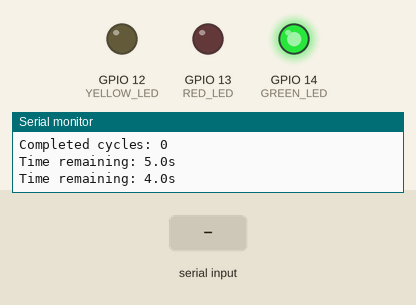
This sketch was run on a simulated ESP32. Shown: output pins drawn as LEDs (lit = HIGH), the last lines printed to the serial monitor. The inputs (shaded band) are chosen by the test bench.

Above: at 2.2 s.
2.3 s: "s\n" received over Serial
3.8 s: "h\n" received over Serial
At 6.6 s:
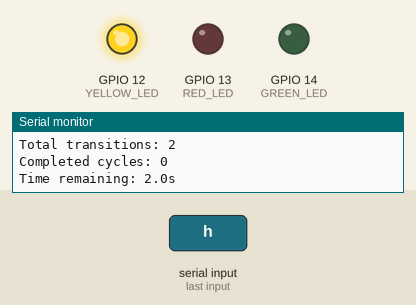
6.8 s: "r\n" received over Serial
At 8.8 s:
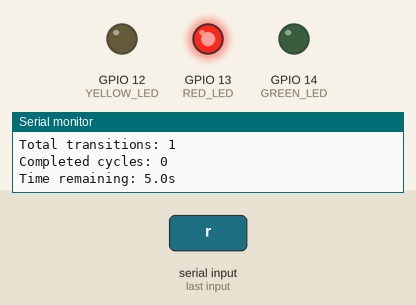
Timing chart, 0 to 14.5 s (numbered marks = the images above; inputs shaded):
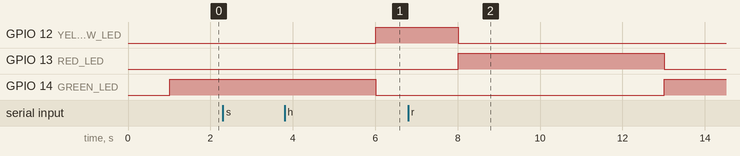

The sketch:

sketch.ino
```cpp
/*
 * TAZROUT IoT Irrigation System - ESP32 Module
 * Day 4: Traffic Light State Machine - Part 2 (Enhanced)
 *
 * Developer: KHENFRI Moussa
 * Date: February 4, 2026
 * Week: 1 - ESP32 Fundamentals
 *
 * Features:
 * - Real-time countdown display
 * - State transition statistics
 * - State history tracking (circular buffer)
 * - Interactive serial commands
 * - Professional status reporting
 */

// Pin definitions
const int GREEN_LED = 14;
const int YELLOW_LED = 12;
const int RED_LED = 13;

// State definitions
enum TrafficLightState {
  STATE_GREEN,
  STATE_YELLOW,
  STATE_RED
};

// Current state
TrafficLightState currentState = STATE_GREEN;

// Timing variables
unsigned long stateStartTime = 0;
unsigned long stateDuration = 0;

// State durations
const unsigned long GREEN_DURATION = 5000;   // 5 seconds
const unsigned long YELLOW_DURATION = 2000;  // 2 seconds
const unsigned long RED_DURATION = 5000;     // 5 seconds

// Statistics tracking
unsigned long stateTransitions = 0;
unsigned long totalCycles = 0;

// State history (circular buffer)
const int HISTORY_SIZE = 10;
TrafficLightState stateHistory[HISTORY_SIZE];
int historyIndex = 0;

void setup() {
  // Initialize LED pins
  pinMode(GREEN_LED, OUTPUT);
  pinMode(YELLOW_LED, OUTPUT);
  pinMode(RED_LED, OUTPUT);

  // Initialize Serial
  Serial.begin(115200);
  delay(1000);

  Serial.println("========================================");
  Serial.println("  TAZROUT - Traffic Light Enhanced    ");
  Serial.println("        Day 4: Professional Features   ");
  Serial.println("========================================");
  Serial.println("\nCommands: s=status, h=history, r=reset, ?=help\n");

  // Start in GREEN state
  changeState(STATE_GREEN);
}

void loop() {
  // Check for serial commands
  checkSerialCommands();

  // Update state machine
  updateStateMachine();

  // Display countdown every second
  static unsigned long lastCountdown = 0;
  if (millis() - lastCountdown >= 1000) {
    lastCountdown = millis();
    displayCountdown();
  }

  // Display detailed status every 10 seconds
  static unsigned long lastStatus = 0;
  if (millis() - lastStatus >= 10000) {
    lastStatus = millis();
    printDetailedStatus();
  }
}

void changeState(TrafficLightState newState) {
  // Turn off all LEDs
  digitalWrite(GREEN_LED, LOW);
  digitalWrite(YELLOW_LED, LOW);
  digitalWrite(RED_LED, LOW);

  // Update state
  currentState = newState;
  stateStartTime = millis();
  stateTransitions++;

  // Record in history
  recordStateInHistory(newState);

  // Check if completing a cycle
  if (newState == STATE_GREEN && stateTransitions > 1) {
    totalCycles++;
    Serial.print("\n*** CYCLE ");
    Serial.print(totalCycles);
    Serial.println(" COMPLETED ***\n");
  }

  // Configure new state
  switch (currentState) {
    case STATE_GREEN:
      digitalWrite(GREEN_LED, HIGH);
      stateDuration = GREEN_DURATION;
      Serial.println("\n>>> State Change: GREEN <<<");
      Serial.print("Duration: ");
      Serial.print(GREEN_DURATION / 1000.0);
      Serial.println(" seconds");
      break;

    case STATE_YELLOW:
      digitalWrite(YELLOW_LED, HIGH);
      stateDuration = YELLOW_DURATION;
      Serial.println("\n>>> State Change: YELLOW <<<");
      Serial.print("Duration: ");
      Serial.print(YELLOW_DURATION / 1000.0);
      Serial.println(" seconds");
      break;

    case STATE_RED:
      digitalWrite(RED_LED, HIGH);
      stateDuration = RED_DURATION;
      Serial.println("\n>>> State Change: RED <<<");
      Serial.print("Duration: ");
      Serial.print(RED_DURATION / 1000.0);
      Serial.println(" seconds");
      break;
  }

  Serial.print("Total transitions: ");
  Serial.println(stateTransitions);
  Serial.print("Completed cycles: ");
  Serial.println(totalCycles);
  Serial.println();
}

void updateStateMachine() {
  unsigned long currentMillis = millis();

  if (currentMillis - stateStartTime >= stateDuration) {
    switch (currentState) {
      case STATE_GREEN:
        changeState(STATE_YELLOW);
        break;
      case STATE_YELLOW:
        changeState(STATE_RED);
        break;
      case STATE_RED:
        changeState(STATE_GREEN);
        break;
    }
  }
}

void displayCountdown() {
  unsigned long currentMillis = millis();
  unsigned long elapsedTime = currentMillis - stateStartTime;
  unsigned long remainingTime = stateDuration - elapsedTime;

  float remainingSeconds = remainingTime / 1000.0;

  Serial.print("Time remaining: ");
  Serial.print(remainingSeconds, 1);
  Serial.println("s");
}

void recordStateInHistory(TrafficLightState state) {
  stateHistory[historyIndex] = state;
  historyIndex = (historyIndex + 1) % HISTORY_SIZE;
}

void printStateHistory() {
  Serial.println("\n--- Last 10 States ---");
  for (int i = 0; i < HISTORY_SIZE; i++) {
    int index = (historyIndex + i) % HISTORY_SIZE;
    Serial.print(i + 1);
    Serial.print(". ");

    switch (stateHistory[index]) {
      case STATE_GREEN:
        Serial.println("GREEN");
        break;
      case STATE_YELLOW:
        Serial.println("YELLOW");
        break;
      case STATE_RED:
        Serial.println("RED");
        break;
    }
  }
  Serial.println();
}

void printDetailedStatus() {
  Serial.println("\n======================================");
  Serial.println("    TRAFFIC LIGHT STATUS REPORT      ");
  Serial.println("======================================");

  // Current state
  Serial.print("Current State: ");
  switch (currentState) {
    case STATE_GREEN:
      Serial.println("GREEN");
      break;
    case STATE_YELLOW:
      Serial.println("YELLOW");
      break;
    case STATE_RED:
      Serial.println("RED");
      break;
  }

  // Timing info
  unsigned long elapsed = millis() - stateStartTime;
  unsigned long remaining = stateDuration - elapsed;

  Serial.print("Elapsed: ");
  Serial.print(elapsed / 1000.0, 1);
  Serial.println("s");

  Serial.print("Remaining: ");
  Serial.print(remaining / 1000.0, 1);
  Serial.println("s");

  // Statistics
  Serial.println("\n--- Statistics ---");
  Serial.print("Transitions: ");
  Serial.println(stateTransitions);
  Serial.print("Cycles: ");
  Serial.println(totalCycles);
  Serial.print("Uptime: ");
  Serial.print(millis() / 1000.0, 1);
  Serial.println("s");

  // LED status
  Serial.println("\n--- LED Status ---");
  Serial.print("Green: ");
  Serial.println(digitalRead(GREEN_LED) ? "ON" : "OFF");
  Serial.print("Yellow: ");
  Serial.println(digitalRead(YELLOW_LED) ? "ON" : "OFF");
  Serial.print("Red: ");
  Serial.println(digitalRead(RED_LED) ? "ON" : "OFF");

  Serial.println("======================================\n");
}

void checkSerialCommands() {
  if (Serial.available() > 0) {
    char command = Serial.read();

    switch (command) {
      case 's':
        printDetailedStatus();
        break;

      case 'h':
        printStateHistory();
        break;

      case 'r':
        totalCycles = 0;
        stateTransitions = 0;
        Serial.println("\n*** Statistics Reset ***\n");
        break;

      case '?':
        Serial.println("\n=== Available Commands ===");
        Serial.println("s - Show detailed status");
        Serial.println("h - Show state history");
        Serial.println("r - Reset statistics");
        Serial.println("? - Show this help");
        Serial.println("=========================\n");
        break;

      default:
        if (command != '\n' && command != '\r') {
          Serial.println("Unknown command. Type '?' for help.");
        }
        break;
    }
  }
}
```
